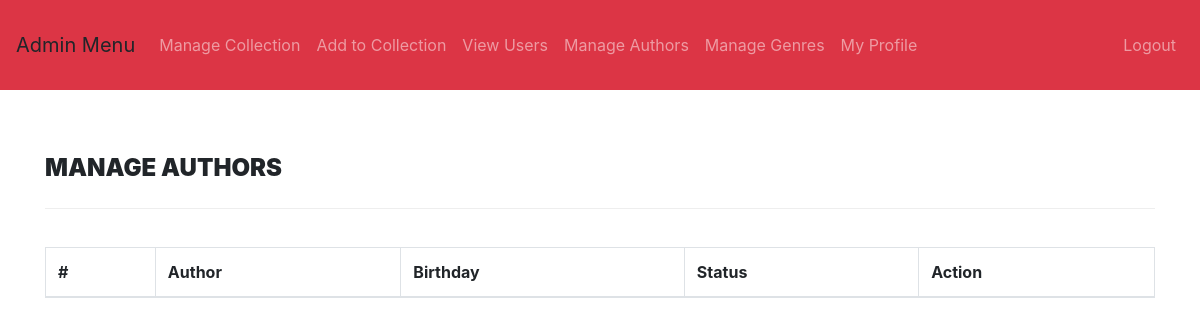
The page /manage-authors.php (signed in) on the database as committed earlier.
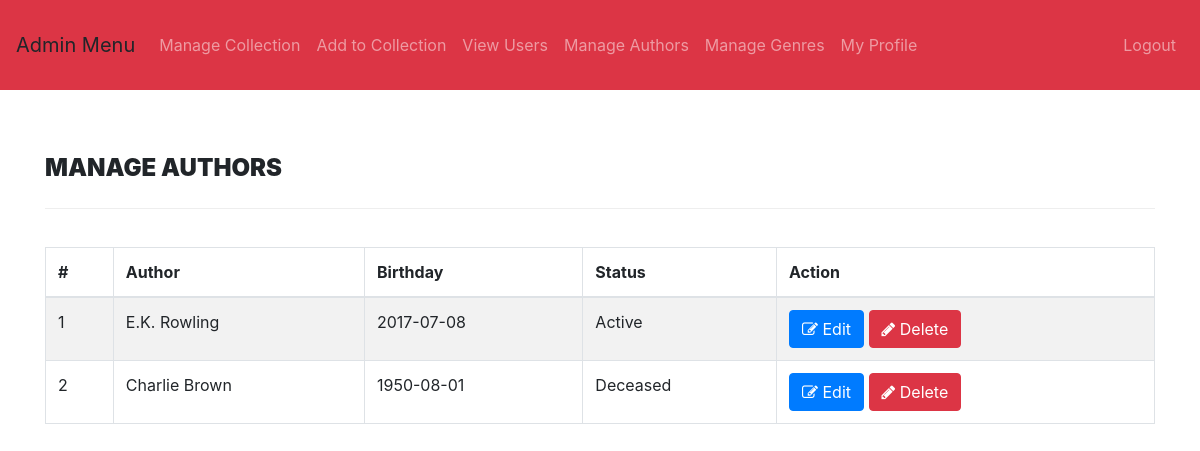
The same page on the database as committed later.
### tables this page shows
CREATE TABLE `authors` (
  `id` int(11) NOT NULL,
  `AuthorName` varchar(159) DEFAULT NULL,
  `Birthday` varchar(10) DEFAULT NULL,
  `Status` varchar(10) DEFAULT NULL
);

### manage-authors.php (the view, shortened to what this page needs)
<?php
include('includes/config.php');
if(strlen($_SESSION['alogin'])==0)
    {
header('location:index.php');
}
else{
    ?>
<!DOCTYPE html>
<html xmlns="http://www.w3.org/1999/xhtml">
<head>
    <link rel="stylesheet" href="https://maxcdn.bootstrapcdn.com/bootstrap/4.3.1/css/bootstrap.min.css">
    <link href="assets/css/font-awesome.css" rel="stylesheet" />
    <link href="assets/js/dataTables/dataTables.bootstrap4.css" rel="stylesheet" />
    <link href="assets/css/style.css" rel="stylesheet" />
</head>
<body>
<?php include('admin-navbar.php');?>
    <div class="content-wrapper">
         <div class="container">
        <div class="row pad-botm">
            <div class="col-md-12">
                <h4 class="header-line">Manage Authors</h4>
    </div>
        </div>
            <div class="row">
                <div class="col-md-12">
                    <div class="panel panel-default">
                        <div class="panel-body">
                            <div class="table-responsive">
                                <table class="table table-striped table-bordered table-hover" id="dataTables-example">
                                    <thead>
                                        <tr>
                                            <th>#</th>
                                            <th>Author</th>
                                            <th>Birthday</th>
                                            <th>Status</th>
                                            <th>Action</th>
                                        </tr>
                                    </thead>
                                    <tbody>
<?php $sql = "SELECT * from  authors";
$query = $dbh -> prepare($sql);
$query->execute();
$results=$query->fetchAll(PDO::FETCH_OBJ);
$cnt=1;
if($query->rowCount() > 0)
{
foreach($results as $result)
{               ?>
                                        <tr class="odd gradeX">
                                            <td class="center"><?php echo htmlentities($cnt);?></td>
                                            <td class="center"><?php echo htmlentities($result->AuthorName);?></td>
                                            <td class="center"><?php echo htmlentities($result->Birthday);?></td>
                                            <td class="center"><?php echo htmlentities($result->Status);?></td>
                                            <td class="center">
                                            <a href="edit-author.php?authorid=<?php echo htmlentities($result->id);?>"><button class="btn btn-primary"><i class="fa fa-edit "></i> Edit</button>
                                          <a href="manage-authors.php?del=<?php echo htmlentities($result->id);?>" onclick="return confirm('Are you sure you want to delete?');" >  <button class="btn btn-danger"><i class="fa fa-pencil"></i> Delete</button>
                                            </td>
                                        </tr>
 <?php $cnt=$cnt+1;}} ?>
                                    </tbody>
                                </table>
                            </div>
                        </div>
                    </div>
                </div>
            </div>
    </div>
    </div>
</body>
</html>
<?php } ?>

### admin-navbar.php (shortened to what this page needs)
<!DOCTYPE html>
<html lang="en">
<head>
  <link rel="stylesheet" href="https://maxcdn.bootstrapcdn.com/bootstrap/4.3.1/css/bootstrap.min.css">
</head>
<body>
  <nav class="navbar navbar-dark bg-danger navbar-expand-md py-md-2">
      <a class="navbar-brand">Admin Menu</a>
      <div class="navbar-collapse collapse" id="navbarNav">
          <ul class="navbar-nav">
              <li class="nav-item py-md-2"><a href="admin-view.php" class="nav-link">Manage Collection</a></li>
              <li class="nav-item py-md-2"><a href="add-collection.php" class="nav-link">Add to Collection</a></li>
              <li class="nav-item py-md-2"><a href="list-users.php" class="nav-link">View Users</a></li>
              <li class="nav-item py-md-2"><a href="manage-authors.php" class="nav-link">Manage Authors</a></li>
              <li class="nav-item py-md-2"><a href="manage-genres.php" class="nav-link">Manage Genres</a></li>
              <li class="nav-item py-md-2"><a href="admin-profile.php" class="nav-link">My Profile</a></li>
          </ul>
<?php if($_SESSION['alogin'])
  {
?>
          <ul class="navbar-nav ml-auto">
            <li class="nav-item py-md-2 "><a href="logout.php" class="nav-link">Logout</a></li>
          </ul>
<?php }?>
      </div>
  </nav>
<br>
</body>
</html>

### assets/css/style.css (style rules this page uses)
.content-wrapper { margin-top: 40px; min-height:800px; padding-bottom:90px; }
.header-line { font-weight:900; padding-bottom:25px; border-bottom:1px solid #eeeeee; text-transform:uppercase; }
.pad-botm { padding-bottom:30px; }
.navbar { min-height: 90px; margin-bottom: 0px; }

Rows that differ between the two databases and show on the page:
added authors: AuthorName "E.K. Rowling", Birthday "2017-07-08", Status "Active"
added authors: AuthorName "Charlie Brown", Birthday "1950-08-01", Status "Deceased"
